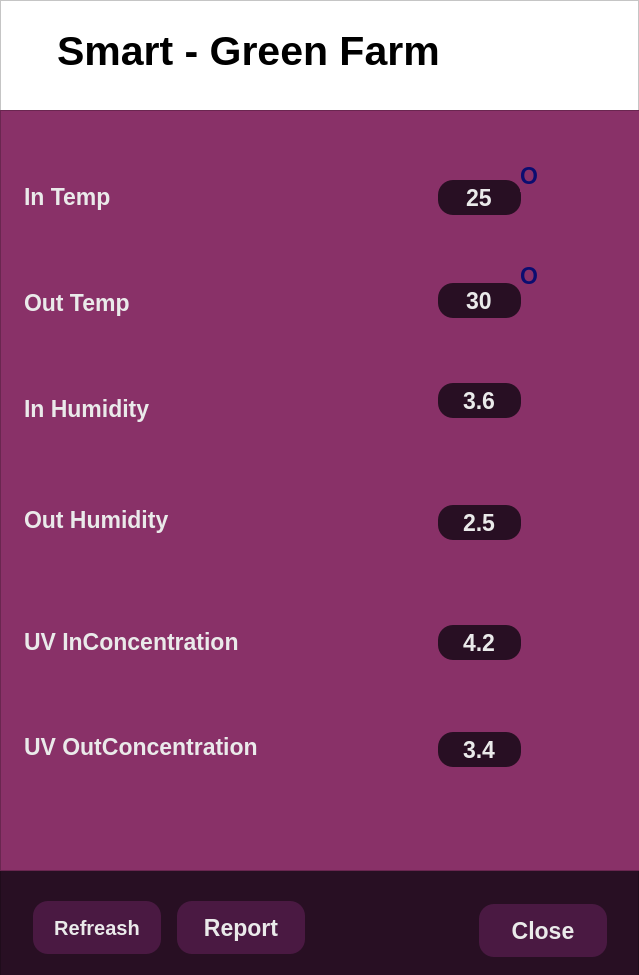
<?xml version="1.0" encoding="UTF-8"?>
<ui version="4.0">
 <class>MainWindow</class>
 <widget class="QMainWindow" name="MainWindow">
  <property name="geometry">
   <rect>
    <x>0</x>
    <y>0</y>
    <width>639</width>
    <height>975</height>
   </rect>
  </property>
  <property name="minimumSize">
   <size>
    <width>639</width>
    <height>975</height>
   </size>
  </property>
  <property name="maximumSize">
   <size>
    <width>639</width>
    <height>975</height>
   </size>
  </property>
  <property name="windowTitle">
   <string>Smart Green-Farm</string>
  </property>
  <widget class="QWidget" name="centralwidget">
   <widget class="QFrame" name="header">
    <property name="geometry">
     <rect>
      <x>0</x>
      <y>0</y>
      <width>639</width>
      <height>114</height>
     </rect>
    </property>
    <property name="styleSheet">
     <string notr="true">background-color:#FFFFFF
</string>
    </property>
    <property name="frameShape">
     <enum>QFrame::StyledPanel</enum>
    </property>
    <property name="frameShadow">
     <enum>QFrame::Raised</enum>
    </property>
    <widget class="QLabel" name="headertext">
     <property name="geometry">
      <rect>
       <x>57</x>
       <y>24</y>
       <width>518</width>
       <height>52</height>
      </rect>
     </property>
     <property name="font">
      <font>
       <pointsize>31</pointsize>
       <weight>75</weight>
       <bold>true</bold>
      </font>
     </property>
     <property name="text">
      <string>Smart - Green Farm</string>
     </property>
    </widget>
   </widget>
   <widget class="QFrame" name="footer">
    <property name="geometry">
     <rect>
      <x>0</x>
      <y>864</y>
      <width>639</width>
      <height>114</height>
     </rect>
    </property>
    <property name="styleSheet">
     <string notr="true">background-color:#280F23</string>
    </property>
    <property name="frameShape">
     <enum>QFrame::StyledPanel</enum>
    </property>
    <property name="frameShadow">
     <enum>QFrame::Raised</enum>
    </property>
    <widget class="QPushButton" name="re_btn">
     <property name="geometry">
      <rect>
       <x>33</x>
       <y>37</y>
       <width>128</width>
       <height>53</height>
      </rect>
     </property>
     <property name="font">
      <font>
       <pointsize>15</pointsize>
       <weight>75</weight>
       <bold>true</bold>
      </font>
     </property>
     <property name="accessibleDescription">
      <string>reBtn</string>
     </property>
     <property name="styleSheet">
      <string notr="true">color:#EAEAEA;
background-color:#4A1942;
border-radius: 15px;
</string>
     </property>
     <property name="text">
      <string>Refreash</string>
     </property>
    </widget>
    <widget class="QPushButton" name="reportbtn">
     <property name="geometry">
      <rect>
       <x>177</x>
       <y>37</y>
       <width>128</width>
       <height>53</height>
      </rect>
     </property>
     <property name="font">
      <font>
       <pointsize>17</pointsize>
       <weight>75</weight>
       <bold>true</bold>
      </font>
     </property>
     <property name="accessibleDescription">
      <string>repBtn</string>
     </property>
     <property name="styleSheet">
      <string notr="true">color:#EAEAEA;
background-color:#4A1942;
border-radius: 15px
</string>
     </property>
     <property name="text">
      <string>Report</string>
     </property>
    </widget>
    <widget class="QPushButton" name="closebtn">
     <property name="geometry">
      <rect>
       <x>479</x>
       <y>40</y>
       <width>128</width>
       <height>53</height>
      </rect>
     </property>
     <property name="font">
      <font>
       <pointsize>17</pointsize>
       <weight>75</weight>
       <bold>true</bold>
      </font>
     </property>
     <property name="accessibleDescription">
      <string>cloBtn</string>
     </property>
     <property name="styleSheet">
      <string notr="true">color:#EAEAEA;
background-color:#4A1942;
border-radius: 15px
</string>
     </property>
     <property name="text">
      <string>Close</string>
     </property>
    </widget>
   </widget>
   <widget class="QFrame" name="main">
    <property name="geometry">
     <rect>
      <x>0</x>
      <y>110</y>
      <width>641</width>
      <height>761</height>
     </rect>
    </property>
    <property name="styleSheet">
     <string notr="true">background-color:#893168
</string>
    </property>
    <property name="frameShape">
     <enum>QFrame::StyledPanel</enum>
    </property>
    <property name="frameShadow">
     <enum>QFrame::Raised</enum>
    </property>
    <property name="lineWidth">
     <number>0</number>
    </property>
    <widget class="QLabel" name="tem1">
     <property name="geometry">
      <rect>
       <x>24</x>
       <y>62</y>
       <width>225</width>
       <height>50</height>
      </rect>
     </property>
     <property name="font">
      <font>
       <pointsize>17</pointsize>
       <weight>75</weight>
       <bold>true</bold>
      </font>
     </property>
     <property name="styleSheet">
      <string notr="true">color:#EAEAEA
</string>
     </property>
     <property name="text">
      <string>In Temp</string>
     </property>
    </widget>
    <widget class="QLabel" name="tem2">
     <property name="geometry">
      <rect>
       <x>24</x>
       <y>168</y>
       <width>225</width>
       <height>50</height>
      </rect>
     </property>
     <property name="font">
      <font>
       <pointsize>17</pointsize>
       <weight>75</weight>
       <bold>true</bold>
      </font>
     </property>
     <property name="styleSheet">
      <string notr="true">color:#EAEAEA
</string>
     </property>
     <property name="text">
      <string>Out Temp</string>
     </property>
    </widget>
    <widget class="QLabel" name="hum1">
     <property name="geometry">
      <rect>
       <x>24</x>
       <y>274</y>
       <width>225</width>
       <height>50</height>
      </rect>
     </property>
     <property name="font">
      <font>
       <pointsize>17</pointsize>
       <weight>75</weight>
       <bold>true</bold>
      </font>
     </property>
     <property name="styleSheet">
      <string notr="true">color:#EAEAEA
</string>
     </property>
     <property name="text">
      <string>In Humidity</string>
     </property>
    </widget>
    <widget class="QLabel" name="hum2">
     <property name="geometry">
      <rect>
       <x>24</x>
       <y>385</y>
       <width>225</width>
       <height>50</height>
      </rect>
     </property>
     <property name="font">
      <font>
       <pointsize>17</pointsize>
       <weight>75</weight>
       <bold>true</bold>
      </font>
     </property>
     <property name="styleSheet">
      <string notr="true">color:#EAEAEA
</string>
     </property>
     <property name="text">
      <string>Out Humidity</string>
     </property>
    </widget>
    <widget class="QLabel" name="uv1">
     <property name="geometry">
      <rect>
       <x>24</x>
       <y>507</y>
       <width>281</width>
       <height>50</height>
      </rect>
     </property>
     <property name="font">
      <font>
       <pointsize>17</pointsize>
       <weight>75</weight>
       <bold>true</bold>
      </font>
     </property>
     <property name="styleSheet">
      <string notr="true">color:#EAEAEA
</string>
     </property>
     <property name="text">
      <string>UV InConcentration</string>
     </property>
    </widget>
    <widget class="QLabel" name="label_6">
     <property name="geometry">
      <rect>
       <x>24</x>
       <y>612</y>
       <width>301</width>
       <height>50</height>
      </rect>
     </property>
     <property name="font">
      <font>
       <pointsize>17</pointsize>
       <weight>75</weight>
       <bold>true</bold>
      </font>
     </property>
     <property name="styleSheet">
      <string notr="true">color:#EAEAEA
</string>
     </property>
     <property name="text">
      <string>UV OutConcentration</string>
     </property>
    </widget>
    <widget class="QLineEdit" name="lnd1">
     <property name="geometry">
      <rect>
       <x>438</x>
       <y>70</y>
       <width>83</width>
       <height>35</height>
      </rect>
     </property>
     <property name="font">
      <font>
       <pointsize>17</pointsize>
       <weight>75</weight>
       <bold>true</bold>
      </font>
     </property>
     <property name="accessibleName">
      <string>inTemp</string>
     </property>
     <property name="layoutDirection">
      <enum>Qt::LeftToRight</enum>
     </property>
     <property name="styleSheet">
      <string notr="true">background: #280F23;
opacity: 0.5;
border-radius: 15px;
color: #EAEAEA;
text-align: center;</string>
     </property>
     <property name="text">
      <string>25</string>
     </property>
     <property name="alignment">
      <set>Qt::AlignCenter</set>
     </property>
     <property name="readOnly">
      <bool>true</bool>
     </property>
    </widget>
    <widget class="QLineEdit" name="lnd2">
     <property name="geometry">
      <rect>
       <x>438</x>
       <y>173</y>
       <width>83</width>
       <height>35</height>
      </rect>
     </property>
     <property name="font">
      <font>
       <pointsize>17</pointsize>
       <weight>75</weight>
       <bold>true</bold>
      </font>
     </property>
     <property name="accessibleName">
      <string>outTemp</string>
     </property>
     <property name="styleSheet">
      <string notr="true">background: #280F23;
opacity: 0.5;
border-radius: 15px;
color: #EAEAEA;
</string>
     </property>
     <property name="text">
      <string>30</string>
     </property>
     <property name="alignment">
      <set>Qt::AlignCenter</set>
     </property>
     <property name="readOnly">
      <bool>true</bool>
     </property>
    </widget>
    <widget class="QLineEdit" name="lnd3">
     <property name="geometry">
      <rect>
       <x>438</x>
       <y>273</y>
       <width>83</width>
       <height>35</height>
      </rect>
     </property>
     <property name="font">
      <font>
       <pointsize>17</pointsize>
       <weight>75</weight>
       <bold>true</bold>
      </font>
     </property>
     <property name="accessibleName">
      <string>inHum</string>
     </property>
     <property name="styleSheet">
      <string notr="true">background: #280F23;
opacity: 0.5;
border-radius: 15px;
color: #EAEAEA;
</string>
     </property>
     <property name="text">
      <string>3.6</string>
     </property>
     <property name="alignment">
      <set>Qt::AlignCenter</set>
     </property>
     <property name="readOnly">
      <bool>true</bool>
     </property>
    </widget>
    <widget class="QLineEdit" name="lnd4">
     <property name="geometry">
      <rect>
       <x>438</x>
       <y>395</y>
       <width>83</width>
       <height>35</height>
      </rect>
     </property>
     <property name="font">
      <font>
       <pointsize>17</pointsize>
       <weight>75</weight>
       <bold>true</bold>
      </font>
     </property>
     <property name="accessibleName">
      <string>outHem</string>
     </property>
     <property name="styleSheet">
      <string notr="true">background: #280F23;
opacity: 0.5;
border-radius: 15px;
color: #EAEAEA;
</string>
     </property>
     <property name="text">
      <string>2.5</string>
     </property>
     <property name="alignment">
      <set>Qt::AlignCenter</set>
     </property>
     <property name="readOnly">
      <bool>true</bool>
     </property>
    </widget>
    <widget class="QLineEdit" name="lnd5">
     <property name="geometry">
      <rect>
       <x>438</x>
       <y>515</y>
       <width>83</width>
       <height>35</height>
      </rect>
     </property>
     <property name="font">
      <font>
       <pointsize>17</pointsize>
       <weight>75</weight>
       <bold>true</bold>
      </font>
     </property>
     <property name="accessibleDescription">
      <string>UVin</string>
     </property>
     <property name="styleSheet">
      <string notr="true">background: #280F23;
opacity: 0.5;
border-radius: 15px;
color: #EAEAEA;
</string>
     </property>
     <property name="text">
      <string>4.2</string>
     </property>
     <property name="alignment">
      <set>Qt::AlignCenter</set>
     </property>
     <property name="readOnly">
      <bool>true</bool>
     </property>
    </widget>
    <widget class="QLineEdit" name="lnd6">
     <property name="geometry">
      <rect>
       <x>438</x>
       <y>622</y>
       <width>83</width>
       <height>35</height>
      </rect>
     </property>
     <property name="font">
      <font>
       <pointsize>17</pointsize>
       <weight>75</weight>
       <bold>true</bold>
      </font>
     </property>
     <property name="accessibleDescription">
      <string>UVout</string>
     </property>
     <property name="styleSheet">
      <string notr="true">background: #280F23;
opacity: 0.5;
border-radius: 15px;
color: #EAEAEA;
</string>
     </property>
     <property name="text">
      <string>3.4</string>
     </property>
     <property name="alignment">
      <set>Qt::AlignCenter</set>
     </property>
     <property name="readOnly">
      <bool>true</bool>
     </property>
    </widget>
    <widget class="QFrame" name="frame">
     <property name="geometry">
      <rect>
       <x>550</x>
       <y>58</y>
       <width>62</width>
       <height>60</height>
      </rect>
     </property>
     <property name="styleSheet">
      <string notr="true">background-image:url(:/images/iconfinder_weather-21_1530373.png);
border:0</string>
     </property>
     <property name="frameShape">
      <enum>QFrame::StyledPanel</enum>
     </property>
     <property name="frameShadow">
      <enum>QFrame::Raised</enum>
     </property>
     <property name="lineWidth">
      <number>0</number>
     </property>
    </widget>
    <widget class="QFrame" name="frame_2">
     <property name="geometry">
      <rect>
       <x>550</x>
       <y>162</y>
       <width>62</width>
       <height>61</height>
      </rect>
     </property>
     <property name="styleSheet">
      <string notr="true">background-image:url(:/images/iconfinder_weather-21_1530373.png);
border:0</string>
     </property>
     <property name="frameShape">
      <enum>QFrame::StyledPanel</enum>
     </property>
     <property name="frameShadow">
      <enum>QFrame::Raised</enum>
     </property>
    </widget>
    <widget class="QFrame" name="frame_3">
     <property name="geometry">
      <rect>
       <x>550</x>
       <y>264</y>
       <width>62</width>
       <height>61</height>
      </rect>
     </property>
     <property name="styleSheet">
      <string notr="true">background-image:url(:/images/iconfinder_weather_12_2682839.png);
border:0</string>
     </property>
     <property name="frameShape">
      <enum>QFrame::StyledPanel</enum>
     </property>
     <property name="frameShadow">
      <enum>QFrame::Raised</enum>
     </property>
    </widget>
    <widget class="QFrame" name="frame_4">
     <property name="geometry">
      <rect>
       <x>550</x>
       <y>385</y>
       <width>62</width>
       <height>61</height>
      </rect>
     </property>
     <property name="styleSheet">
      <string notr="true">background-image:url(:/images/iconfinder_weather_12_2682839.png);
border:0</string>
     </property>
     <property name="frameShape">
      <enum>QFrame::StyledPanel</enum>
     </property>
     <property name="frameShadow">
      <enum>QFrame::Raised</enum>
     </property>
    </widget>
    <widget class="QFrame" name="frame_5">
     <property name="geometry">
      <rect>
       <x>550</x>
       <y>500</y>
       <width>68</width>
       <height>69</height>
      </rect>
     </property>
     <property name="styleSheet">
      <string notr="true">background-image:url(:/images/uv-index (5).png);
border:0
</string>
     </property>
     <property name="frameShape">
      <enum>QFrame::StyledPanel</enum>
     </property>
     <property name="frameShadow">
      <enum>QFrame::Raised</enum>
     </property>
    </widget>
    <widget class="QFrame" name="frame_6">
     <property name="geometry">
      <rect>
       <x>550</x>
       <y>608</y>
       <width>68</width>
       <height>69</height>
      </rect>
     </property>
     <property name="styleSheet">
      <string notr="true">background-image:url(:/images/uv-index (5).png);
border:0</string>
     </property>
     <property name="frameShape">
      <enum>QFrame::StyledPanel</enum>
     </property>
     <property name="frameShadow">
      <enum>QFrame::Raised</enum>
     </property>
    </widget>
    <widget class="QLabel" name="label">
     <property name="geometry">
      <rect>
       <x>520</x>
       <y>50</y>
       <width>21</width>
       <height>32</height>
      </rect>
     </property>
     <property name="font">
      <font>
       <pointsize>17</pointsize>
       <weight>75</weight>
       <bold>true</bold>
      </font>
     </property>
     <property name="styleSheet">
      <string notr="true">color:rgb(11, 13, 112)</string>
     </property>
     <property name="text">
      <string>O</string>
     </property>
    </widget>
    <widget class="QLabel" name="label_2">
     <property name="geometry">
      <rect>
       <x>520</x>
       <y>150</y>
       <width>21</width>
       <height>32</height>
      </rect>
     </property>
     <property name="font">
      <font>
       <pointsize>17</pointsize>
       <weight>75</weight>
       <bold>true</bold>
      </font>
     </property>
     <property name="styleSheet">
      <string notr="true">color:rgb(11, 13, 112)</string>
     </property>
     <property name="text">
      <string>O</string>
     </property>
    </widget>
   </widget>
  </widget>
 </widget>
 <resources/>
 <connections/>
</ui>
